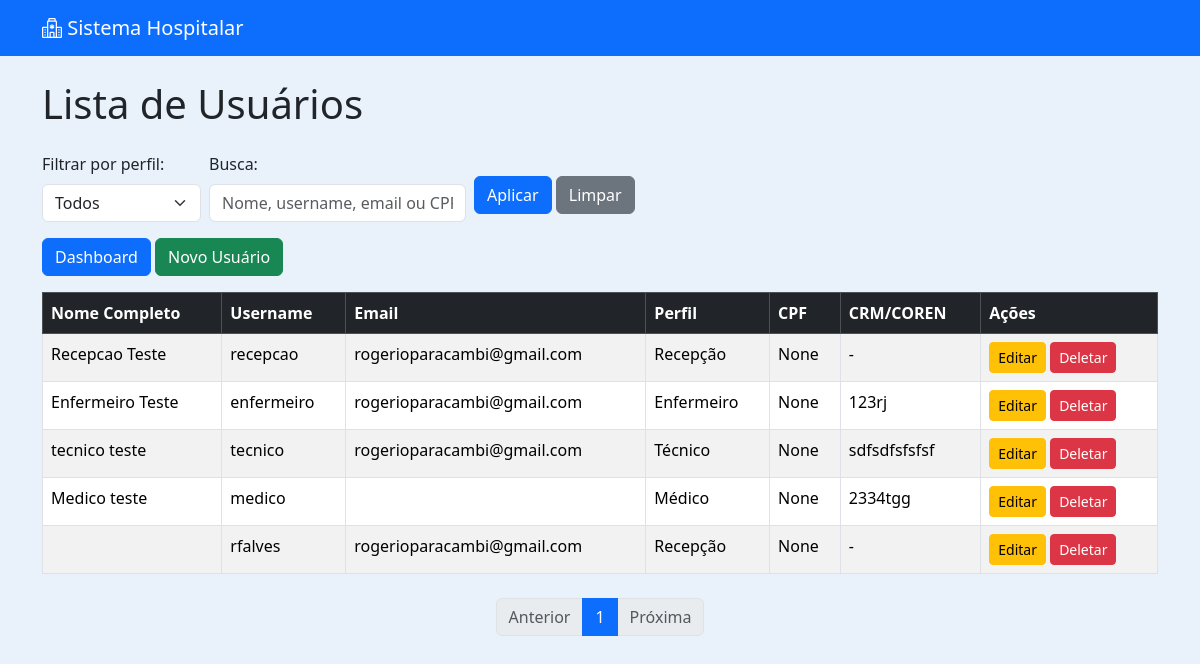
Screenshot of /usuarios/ with the database file from the repository.
### usuarios/models.py (models this page shows, shortened)
class Usuario(AbstractUser):
    PERFIL_CHOICES = [
        ('administrador', 'Administrador'),
        ('medico', 'Médico'),
        ('enfermeiro', 'Enfermeiro'),
        ('tecnico', 'Técnico'),
        ('recepcao', 'Recepção'),
    ]
    perfil = models.CharField(max_length=20, choices=PERFIL_CHOICES, default='recepcao')
    cpf = models.CharField("CPF", max_length=14, unique=True, blank=True, null=True)
    data_nascimento = models.DateField("Data de Nascimento", blank=True, null=True)
    telefone = models.CharField("Telefone", max_length=20, blank=True, null=True)
    endereco = models.CharField("Endereço", max_length=255, blank=True, null=True)
    cidade = models.CharField("Cidade", max_length=100, blank=True, null=True)
    estado = models.CharField("Estado", max_length=50, blank=True, null=True)
    cep = models.CharField("CEP", max_length=10, blank=True, null=True)
    crm = models.CharField("CRM", max_length=20, blank=True, null=True)
    coren = models.CharField("COREN", max_length=20, blank=True, null=True)

### usuarios/views.py (the view, shortened to what this page needs)
# urls.py: path('', views.usuario_list, name='usuario_list'),
def usuario_list(request):
    busca = request.GET.get('busca', '').strip()
    perfil_filtro = request.GET.get('perfil', 'todos')
    usuarios = Usuario.objects.all()
    if perfil_filtro != 'todos':
        usuarios = usuarios.filter(perfil=perfil_filtro)
    paginator = Paginator(usuarios, 10)
    page_number = request.GET.get('page')
    page_obj = paginator.get_page(page_number)
    return render(request, 'usuarios/usuario_list.html', {
        'page_obj': page_obj,
        'busca': busca,
        'perfil_filtro': perfil_filtro
    })

### usuarios/templates/usuarios/usuario_list.html (shortened to what this page needs)
{% extends 'usuarios/base.html' %}
{% load form_tags %}
{% block content %}
<h1 class="mb-4">Lista de Usuários</h1>
<form method="get" class="mb-3 row g-2 align-items-center">
    <div class="col-auto">
        <label for="perfil" class="form-label">Filtrar por perfil:</label>
        <select name="perfil" id="perfil" class="form-select">
            <option value="todos" {% if perfil_filtro == "todos" %}selected{% endif %}>Todos</option>
        </select>
    </div>
    <div class="col-auto">
        <label for="busca" class="form-label">Busca:</label>
        <input type="text" name="busca" id="busca" class="form-control" value="{{ busca }}" placeholder="Nome, username, email ou CPF">
    </div>
    <div class="col-auto mt-4">
        <button type="submit" class="btn btn-primary">Aplicar</button>
        <a href="{% url 'usuario_list' %}" class="btn btn-secondary">Limpar</a>
    </div>
</form>
<a href="{% url 'admin_dashboard' %}" class="btn btn-primary mb-3">Dashboard</a>
<a class="btn btn-success mb-3" href="{% url 'usuario_create' %}">Novo Usuário</a>
<table class="table table-striped table-bordered">
    <thead class="table-dark">
        <tr>
            <th>Nome Completo</th>
            <th>Username</th>
            <th>Email</th>
            <th>Perfil</th>
            <th>CPF</th>
            <th>CRM/COREN</th>
            <th>Ações</th>
        </tr>
    </thead>
    <tbody>
        {% for usuario in page_obj %}
        <tr class="perfil-{{ usuario.perfil }}">
            <td>{{ usuario.first_name }} {{ usuario.last_name }}</td>
            <td>{{ usuario.username }}</td>
            <td>{{ usuario.email }}</td>
            <td>{{ usuario.get_perfil_display }}</td>
            <td>{{ usuario.cpf }}</td>
            <td>
                {% if usuario.perfil == 'medico' %}
                    {{ usuario.crm }}
                {% elif usuario.perfil == 'enfermeiro' %}
                    {{ usuario.coren }}
                    {% elif usuario.perfil == 'tecnico' %}
                    {{ usuario.coren }}
                {% else %}
                    -
                {% endif %}
            </td>
            <td>
                <a class="btn btn-sm btn-warning" href="{% url 'usuario_update' usuario.id %}">Editar</a>
                <a class="btn btn-sm btn-danger" href="{% url 'usuario_delete' usuario.id %}">Deletar</a>
            </td>
        </tr>
        {% empty %}
        <tr>
            <td colspan="7">Nenhum usuário encontrado.</td>
        </tr>
        {% endfor %}
    </tbody>
</table>
<nav aria-label="Navegação de páginas" class="mt-4">
    <ul class="pagination justify-content-center">
        {% if page_obj.has_previous %}
            <li class="page-item">
                <a class="page-link" href="?page={{ page_obj.previous_page_number }}&perfil={{ perfil_filtro }}&busca={{ busca }}">Anterior</a>
            </li>
        {% else %}
            <li class="page-item disabled"><span class="page-link">Anterior</span></li>
        {% endif %}
        {% for num in page_obj.paginator.page_range %}
            {% if page_obj.number == num %}
                <li class="page-item active"><span class="page-link">{{ num }}</span></li>
            {% else %}
                <li class="page-item">
                    <a class="page-link" href="?page={{ num }}&perfil={{ perfil_filtro }}&busca={{ busca }}">{{ num }}</a>
                </li>
            {% endif %}
        {% endfor %}
        {% if page_obj.has_next %}
            <li class="page-item">
                <a class="page-link" href="?page={{ page_obj.next_page_number }}&perfil={{ perfil_filtro }}&busca={{ busca }}">Próxima</a>
            </li>
        {% else %}
            <li class="page-item disabled"><span class="page-link">Próxima</span></li>
        {% endif %}
    </ul>
</nav>
{% endblock %}

### usuarios/templates/usuarios/base.html (style rules this page uses)
body { background-color: #e9f2fb; }
.perfil-tecnico { background-color: #ccffcc; }
.perfil-medico { background-color: #cce0ff; }
.perfil-enfermeiro { background-color: #fff0b3; }
.perfil-recepcao { background-color: #f0ccff; }

### rows the page displays
Usuario: first_name "Recepcao", last_name "Teste", username "recepcao", email "rogerioparacambi@gmail.com", perfil "Recepção", cpf "None"
Usuario: first_name "Enfermeiro", last_name "Teste", username "enfermeiro", email "rogerioparacambi@gmail.com", perfil "Enfermeiro", cpf "None", coren "123rj"
Usuario: first_name "tecnico", last_name "teste", username "tecnico", email "rogerioparacambi@gmail.com", perfil "Técnico", cpf "None", coren "sdfsdfsfsfsf"
Usuario: first_name "Medico", last_name "teste", username "medico", perfil "Médico", cpf "None", crm "2334tgg"
Usuario: username "rfalves", email "rogerioparacambi@gmail.com", perfil "Recepção", cpf "None"

### other values shown
{{ num }} "1"
